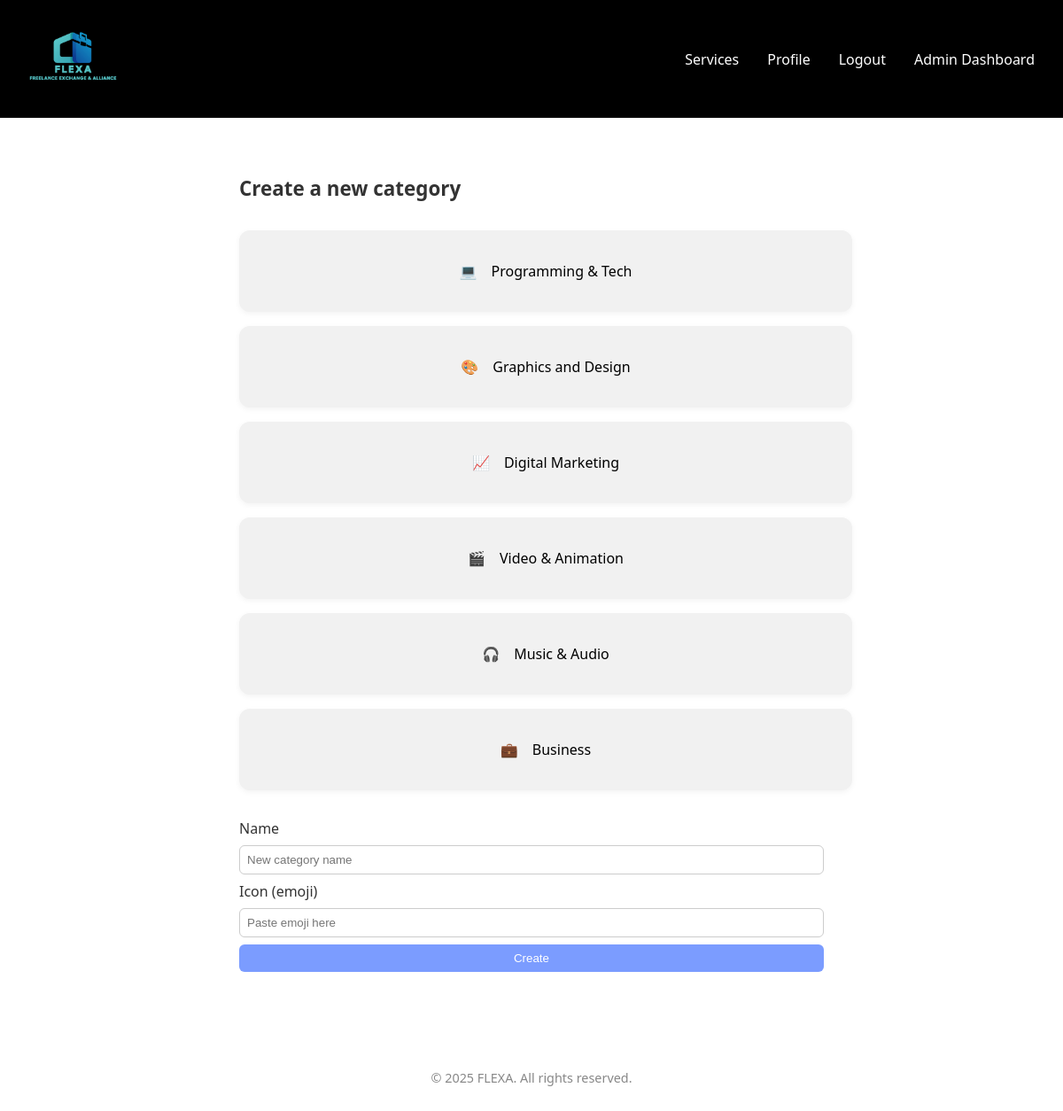
The app's page /pages/admin_dashboard.php (signed in), older data.
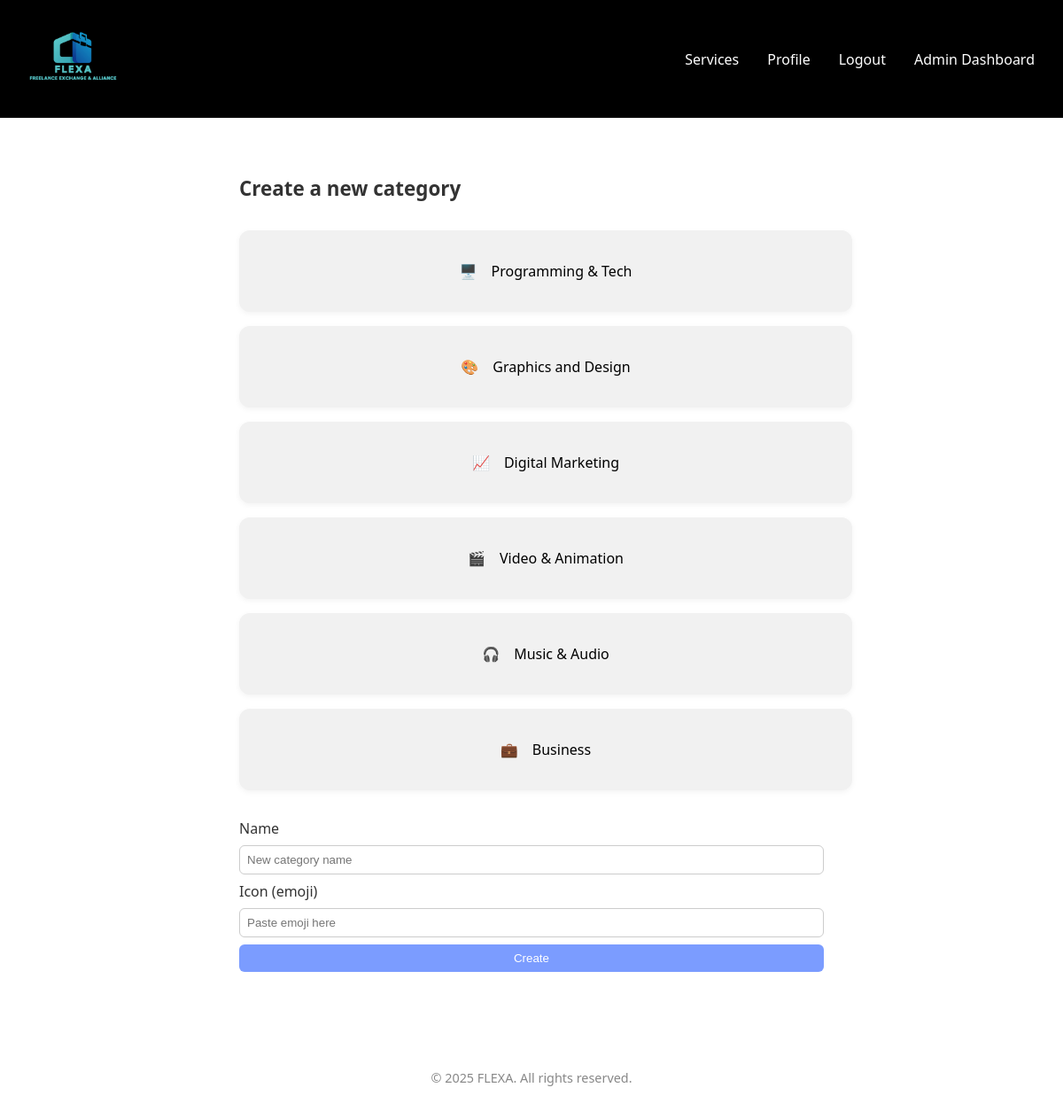
The same page, newer data.
### tables this page shows
CREATE TABLE ServiceCategory
(
    serviceCategoryId INTEGER,
    name              VARCHAR(255),
    icon              VARCHAR(15),

    CONSTRAINT ServiceCategory_PK PRIMARY KEY (serviceCategoryId),
    CONSTRAINT ServiceCategory_name_NN CHECK (name IS NOT NULL),
    CONSTRAINT ServiceCategory_icon_NN CHECK (icon IS NOT NULL)
);

### pages/admin_dashboard.php (called while the page is built, shortened)
<?php
require_once(__DIR__ . '/../templates/common.tpl.php');
require_once(__DIR__ . '/../templates/admin_dashboard.tpl.php');
require_once(__DIR__ . '/../model/category.class.php');
$db = getDatabaseConnection();
$categories = Category::getAllCategories($db);
drawAdminDashboard($categories);

### model/category.class.php (called while the page is built, shortened)
<?php
class Category
{
    private string $name;
    private string $icon;
    public function __construct(int $id, string $name, string $icon)
    {
        $this->name = $name;
        $this->icon = $icon;
    }
    public function getName(): string
    {
        return $this->name;
    }
    public function getIcon(): string
    {
        return $this->icon;
    }
    public static function getAllCategories(PDO $db): array
    {
        $stmt = $db->query("SELECT * FROM ServiceCategory");
        $categories = [];
        while ($row = $stmt->fetch()) {
            $categories[] = new Category(intval($row['serviceCategoryId']), $row['name'], $row['icon']);
        }
        return $categories;
    }
}

### templates/admin_dashboard.tpl.php (the view, shortened to what this page needs)
<?php
require_once(__DIR__ . '/../model/category.class.php');
function drawAdminDashboard(array $categories): void
{ ?>
    <section class="category-dashboard">
        <h3>Create a new category</h3>
        <?php foreach ($categories as $cat): ?>
            <?php $encoded = urlencode($cat->getName()); ?>
            <a class="category-box" href="/pages/category.php?name=<?= $encoded ?>">
                <span class="category-icon"><?= $cat->getIcon() ?></span>
                <span class="category-name"><?= $cat->getName() ?></span>
            </a>
        <?php endforeach; ?>
        <form class="add-category-form" action="/actions/action_create_category.php" method="post">
            <label for="name">Name</label>
            <input type="text" name="name" placeholder="New category name" required>
            <label for="icon">Icon (emoji)</label>
            <input type="text" name="icon" placeholder="Paste emoji here" required>
            <input type="submit" value="Create">
        </form>
    </section>
<?php } ?>

Row changes from the older to the newer data that the page shows:
changed servicecategory "Programming & Tech": icon "💻" → "🖥️"
